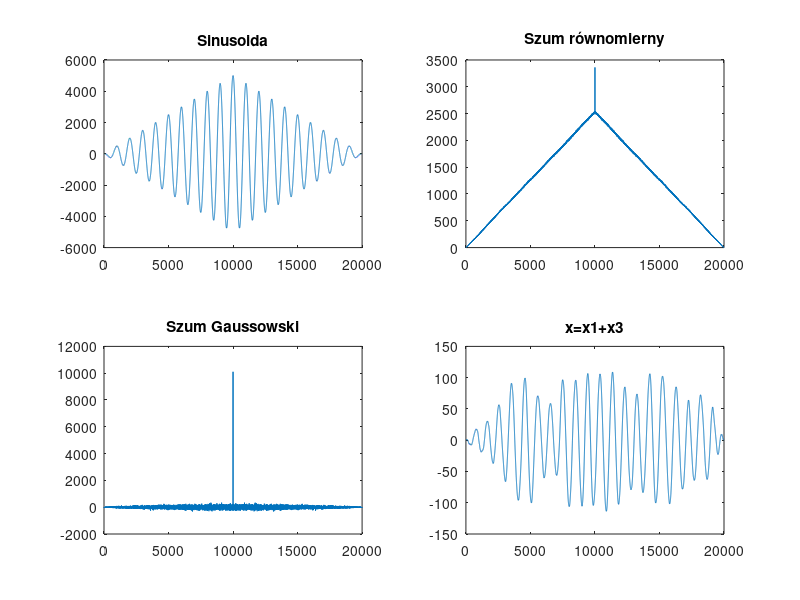

The MATLAB script that drew this image:
clear all;
close all;

N = 10000;
x1 = sin(2*pi/1000*(0:N-1)); % sinusoida
x2 = rand(1,N); %równomierny szumy w przedziale [0,1]
x3 = randn(1,N); % szum gausowski
fs = 1000; % Częstotliwość próbkowania
dt = 1 / fs; % Krok czasowy
 
figure;
r = xcorr(x1);
subplot(221);plot(r);title('Sinusoida');
disp('Sinusoida');
srednia = mean(x1)
wariancja = var(x1)
odchStd = std(x1)
energia = dt*sum(x1.^2)
moc = sum(x1.^2)/length(x1)
RMS = sqrt(sum(x1.^2)/length(x1))
Pn = mean(x1)
SNR = 10*log10(moc/Pn)

r = xcorr(x2); 
subplot(222);plot(r);title('Szum równomierny');
disp('Szum równomierny');
srednia = mean(x2)
wariancja = var(x2)
odchStd = std(x2)
energia = dt*sum(x2.^2)
moc = sum(x2.^2)/length(x2)
RMS = sqrt(sum(x2.^2)/length(x2))
Pn = mean(x2)
SNR = 10*log10(moc/Pn)

r = xcorr(x3); 
subplot(223);plot(r);title('Szum Gaussowski');
disp('Szum Gaussowski');
srednia = mean(x2)
wariancja = var(x2)
odchStd = std(x2)
energia = dt*sum(x2.^2)
moc = sum(x2.^2)/length(x2)
RMS = sqrt(sum(x2.^2)/length(x2))
Pn = mean(x2)
SNR = 10*log10(moc/Pn)

r = xcorr(x1,x3);
subplot(224);plot(r);title('x=x1+x3');
